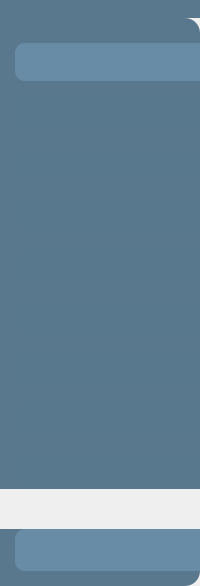
     <widget class="QWidget" name="MenuIconsContainer" native="true">
      <property name="minimumSize">
       <size>
        <width>55</width>
        <height>0</height>
       </size>
      </property>
      <layout class="QVBoxLayout" name="verticalLayout_18">
       <property name="spacing">
        <number>0</number>
       </property>
       <property name="leftMargin">
        <number>0</number>
       </property>
       <property name="topMargin">
        <number>0</number>
       </property>
       <property name="rightMargin">
        <number>0</number>
       </property>
       <property name="bottomMargin">
        <number>0</number>
       </property>
       <item>
        <widget class="QWidget" name="SubMenuIconsContainer" native="true">
         <property name="enabled">
          <bool>true</bool>
         </property>
         <property name="sizePolicy">
          <sizepolicy hsizetype="Preferred" vsizetype="Preferred">
           <horstretch>0</horstretch>
           <verstretch>0</verstretch>
          </sizepolicy>
         </property>
         <property name="minimumSize">
          <size>
           <width>0</width>
           <height>0</height>
          </size>
         </property>
         <property name="autoFillBackground">
          <bool>false</bool>
         </property>
         <property name="styleSheet">
          <string notr="true">QPushButton:checked{
	background-color: #688ca5;
	
}

 #frame_8, #frame_9,#frame_10{
	background-color: #59788E;
}

QWidget{
	border-top-right-radius:15px;
	border-bottom-right-radius:15px;
}

QPushButton, QLabel{
	background-color:rgb(88, 120, 142);
}

QPushButton{
	text-align: left;
	padding: 10px 10px;
	border-top-left-radius:10px;
	border-bottom-left-radius:10px;	
	border-bottom-right-radius:none;	
}

</string>
         </property>
         <layout class="QVBoxLayout" name="verticalLayout_12">
          <property name="spacing">
           <number>0</number>
          </property>
          <property name="leftMargin">
           <number>0</number>
          </property>
          <property name="topMargin">
           <number>0</number>
          </property>
          <property name="rightMargin">
           <number>0</number>
          </property>
          <property name="bottomMargin">
           <number>0</number>
          </property>
          <item>
           <widget class="QFrame" name="frame_8">
            <property name="sizeIncrement">
             <size>
              <width>0</width>
              <height>0</height>
             </size>
            </property>
            <property name="frameShape">
             <enum>QFrame::StyledPanel</enum>
            </property>
            <property name="frameShadow">
             <enum>QFrame::Raised</enum>
            </property>
            <layout class="QHBoxLayout" name="horizontalLayout_9">
             <property name="spacing">
              <number>0</number>
             </property>
             <property name="leftMargin">
              <number>4</number>
             </property>
             <property name="topMargin">
              <number>0</number>
             </property>
             <property name="rightMargin">
              <number>4</number>
             </property>
             <property name="bottomMargin">
              <number>0</number>
             </property>
             <item alignment="Qt::AlignLeft|Qt::AlignVCenter">
              <widget class="QLabel" name="logo_icon">
               <property name="maximumSize">
                <size>
                 <width>65</width>
                 <height>65</height>
                </size>
               </property>
               <property name="font">
                <font>
                 <family>Segoe UI</family>
                 <pointsize>12</pointsize>
                 <weight>75</weight>
                 <bold>true</bold>
                </font>
               </property>
               <property name="text">
                <string/>
               </property>
               <property name="pixmap">
                <pixmap resource="../../SISTEMA VER. 0/assets/resources.qrc">:/white_icons/iconos/hcu.png</pixmap>
               </property>
               <property name="scaledContents">
                <bool>true</bool>
               </property>
              </widget>
             </item>
            </layout>
           </widget>
          </item>
          <item>
           <widget class="QFrame" name="frame_9">
            <property name="sizePolicy">
             <sizepolicy hsizetype="Preferred" vsizetype="Preferred">
              <horstretch>0</horstretch>
              <verstretch>0</verstretch>
             </sizepolicy>
            </property>
            <property name="font">
             <font>
              <pointsize>12</pointsize>
             </font>
            </property>
            <property name="frameShape">
             <enum>QFrame::StyledPanel</enum>
            </property>
            <property name="frameShadow">
             <enum>QFrame::Raised</enum>
            </property>
            <layout class="QVBoxLayout" name="verticalLayout_7">
             <property name="spacing">
              <number>13</number>
             </property>
             <property name="leftMargin">
              <number>15</number>
             </property>
             <property name="topMargin">
              <number>25</number>
             </property>
             <property name="rightMargin">
              <number>0</number>
             </property>
             <property name="bottomMargin">
              <number>0</number>
             </property>
             <item>
              <widget class="QPushButton" name="btn_inicio_icon">
               <property name="font">
                <font>
                 <family>Segoe UI</family>
                 <pointsize>11</pointsize>
                 <weight>50</weight>
                 <bold>false</bold>
                </font>
               </property>
               <property name="toolTip">
                <string>Inicio</string>
               </property>
               <property name="styleSheet">
                <string notr="true"/>
               </property>
               <property name="text">
                <string/>
               </property>
               <property name="icon">
                <iconset resource="../../SISTEMA VER. 0/assets/resources.qrc">
                 <normaloff>:/white_icons/iconos/home.svg</normaloff>:/white_icons/iconos/home.svg</iconset>
               </property>
               <property name="iconSize">
                <size>
                 <width>24</width>
                 <height>24</height>
                </size>
               </property>
               <property name="checkable">
                <bool>true</bool>
               </property>
               <property name="checked">
                <bool>true</bool>
               </property>
               <property name="autoExclusive">
                <bool>true</bool>
               </property>
              </widget>
             </item>
             <item>
              <widget class="QPushButton" name="btn_resol_icon">
               <property name="font">
                <font>
                 <family>Segoe UI</family>
                 <pointsize>11</pointsize>
                 <weight>50</weight>
                 <bold>false</bold>
                </font>
               </property>
               <property name="toolTip">
                <string>Resoluciones</string>
               </property>
               <property name="text">
                <string/>
               </property>
               <property name="icon">
                <iconset resource="../../SISTEMA VER. 0/assets/resources.qrc">
                 <normaloff>:/white_icons/iconos/file-text.svg</normaloff>:/white_icons/iconos/file-text.svg</iconset>
               </property>
               <property name="iconSize">
                <size>
                 <width>24</width>
                 <height>24</height>
                </size>
               </property>
               <property name="checkable">
                <bool>true</bool>
               </property>
               <property name="checked">
                <bool>false</bool>
               </property>
               <property name="autoExclusive">
                <bool>true</bool>
               </property>
              </widget>
             </item>
             <item>
              <widget class="QPushButton" name="btn_regla_icon">
               <property name="font">
                <font>
                 <family>Segoe UI</family>
                 <pointsize>11</pointsize>
                 <weight>50</weight>
                 <bold>false</bold>
                </font>
               </property>
               <property name="toolTip">
                <string>Reglamentos</string>
               </property>
               <property name="styleSheet">
                <string notr="true"/>
               </property>
               <property name="text">
                <string/>
               </property>
               <property name="icon">
                <iconset resource="../../SISTEMA VER. 0/assets/resources.qrc">
                 <normaloff>:/white_icons/iconos/file-text.svg</normaloff>:/white_icons/iconos/file-text.svg</iconset>
               </property>
               <property name="iconSize">
                <size>
                 <width>24</width>
                 <height>24</height>
                </size>
               </property>
               <property name="checkable">
                <bool>true</bool>
               </property>
               <property name="checked">
                <bool>false</bool>
               </property>
               <property name="autoExclusive">
                <bool>true</bool>
               </property>
              </widget>
             </item>
             <item>
              <widget class="QPushButton" name="btn_user_icon">
               <property name="enabled">
                <bool>true</bool>
               </property>
               <property name="font">
                <font>
                 <family>Segoe UI</family>
                 <pointsize>11</pointsize>
                 <weight>50</weight>
                 <bold>false</bold>
                </font>
               </property>
               <property name="toolTip">
                <string>Administrar Usuarios</string>
               </property>
               <property name="text">
                <string/>
               </property>
               <property name="icon">
                <iconset resource="../../SISTEMA VER. 0/assets/resources.qrc">
                 <normaloff>:/white_icons/iconos/users.svg</normaloff>:/white_icons/iconos/users.svg</iconset>
               </property>
               <property name="iconSize">
                <size>
                 <width>24</width>
                 <height>24</height>
                </size>
               </property>
               <property name="checkable">
                <bool>true</bool>
               </property>
               <property name="checked">
                <bool>false</bool>
               </property>
               <property name="autoExclusive">
                <bool>true</bool>
               </property>
              </widget>
             </item>
             <item>
              <widget class="QPushButton" name="btn_rol_icon">
               <property name="enabled">
                <bool>true</bool>
               </property>
               <property name="font">
                <font>
                 <family>Segoe UI</family>
                 <pointsize>11</pointsize>
                 <weight>50</weight>
                 <bold>false</bold>
                </font>
               </property>
               <property name="toolTip">
                <string>Administrar Roles</string>
               </property>
               <property name="autoFillBackground">
                <bool>false</bool>
               </property>
               <property name="text">
                <string/>
               </property>
               <property name="icon">
                <iconset resource="../../SISTEMA VER. 0/assets/resources.qrc">
                 <normaloff>:/white_icons/iconos/book.svg</normaloff>:/white_icons/iconos/book.svg</iconset>
               </property>
               <property name="iconSize">
                <size>
                 <width>24</width>
                 <height>24</height>
                </size>
               </property>
               <property name="checkable">
                <bool>true</bool>
               </property>
               <property name="checked">
                <bool>false</bool>
               </property>
               <property name="autoExclusive">
                <bool>true</bool>
               </property>
              </widget>
             </item>
             <item>
              <widget class="QPushButton" name="btn_bit_icon">
               <property name="enabled">
                <bool>true</bool>
               </property>
               <property name="sizeIncrement">
                <size>
                 <width>0</width>
                 <height>0</height>
                </size>
               </property>
               <property name="baseSize">
                <size>
                 <width>0</width>
                 <height>0</height>
                </size>
               </property>
               <property name="font">
                <font>
                 <family>Segoe UI</family>
                 <pointsize>11</pointsize>
                 <weight>50</weight>
                 <bold>false</bold>
                </font>
               </property>
               <property name="toolTip">
                <string>Administrar Bitácora</string>
               </property>
               <property name="text">
                <string/>
               </property>
               <property name="icon">
                <iconset resource="../../SISTEMA VER. 0/assets/resources.qrc">
                 <normaloff>:/white_icons/iconos/file-search.svg</normaloff>:/white_icons/iconos/file-search.svg</iconset>
               </property>
               <property name="iconSize">
                <size>
                 <width>28</width>
                 <height>28</height>
                </size>
               </property>
               <property name="checkable">
                <bool>true</bool>
               </property>
               <property name="checked">
                <bool>false</bool>
               </property>
               <property name="autoExclusive">
                <bool>true</bool>
               </property>
              </widget>
             </item>
             <item>
              <widget class="QPushButton" name="btn_tp_resol_icon">
               <property name="enabled">
                <bool>true</bool>
               </property>
               <property name="font">
                <font>
                 <family>Segoe UI</family>
                 <pointsize>11</pointsize>
                 <weight>50</weight>
                 <bold>false</bold>
                </font>
               </property>
               <property name="toolTip">
                <string>Administrar el tipo de resolución</string>
               </property>
               <property name="text">
                <string/>
               </property>
               <property name="icon">
                <iconset resource="../../SISTEMA VER. 0/assets/resources.qrc">
                 <normaloff>:/white_icons/iconos/category-svgrepo-com.svg</normaloff>:/white_icons/iconos/category-svgrepo-com.svg</iconset>
               </property>
               <property name="iconSize">
                <size>
                 <width>24</width>
                 <height>24</height>
                </size>
               </property>
               <property name="checkable">
                <bool>true</bool>
               </property>
               <property name="checked">
                <bool>false</bool>
               </property>
               <property name="autoExclusive">
                <bool>true</bool>
               </property>
              </widget>
             </item>
             <item>
              <widget class="QPushButton" name="btn_tp_regla_icon">
               <property name="enabled">
                <bool>true</bool>
               </property>
               <property name="font">
                <font>
                 <family>Segoe UI</family>
                 <pointsize>11</pointsize>
                 <weight>50</weight>
                 <bold>false</bold>
                </font>
               </property>
               <property name="toolTip">
                <string>Administrar el tipo de reglamento</string>
               </property>
               <property name="text">
                <string/>
               </property>
               <property name="icon">
                <iconset resource="../../SISTEMA VER. 0/assets/resources.qrc">
                 <normaloff>:/white_icons/iconos/file-settings.svg</normaloff>:/white_icons/iconos/file-settings.svg</iconset>
               </property>
               <property name="iconSize">
                <size>
                 <width>28</width>
                 <height>28</height>
                </size>
               </property>
               <property name="checkable">
                <bool>true</bool>
               </property>
               <property name="checked">
                <bool>false</bool>
               </property>
               <property name="autoExclusive">
                <bool>true</bool>
               </property>
               <property name="flat">
                <bool>true</bool>
               </property>
              </widget>
             </item>
             <item>
              <widget class="QPushButton" name="btn_reports_icon">
               <property name="font">
                <font>
                 <family>Segoe UI</family>
                 <pointsize>11</pointsize>
                 <weight>50</weight>
                 <bold>false</bold>
                </font>
               </property>
               <property name="toolTip">
                <string>Generar reporte por fecha</string>
               </property>
               <property name="styleSheet">
                <string notr="true"/>
               </property>
               <property name="text">
                <string/>
               </property>
               <property name="icon">
                <iconset resource="../../SISTEMA VER. 0/assets/resources.qrc">
                 <normaloff>:/white_icons/iconos/printer.svg</normaloff>:/white_icons/iconos/printer.svg</iconset>
               </property>
               <property name="iconSize">
                <size>
                 <width>24</width>
                 <height>24</height>
                </size>
               </property>
               <property name="checkable">
                <bool>true</bool>
               </property>
               <property name="checked">
                <bool>false</bool>
               </property>
               <property name="autoExclusive">
                <bool>true</bool>
               </property>
               <property name="flat">
                <bool>true</bool>
               </property>
              </widget>
             </item>
            </layout>
           </widget>
          </item>
          <item>
           <spacer name="verticalSpacer_icon">
            <property name="orientation">
             <enum>Qt::Vertical</enum>
            </property>
            <property name="sizeHint" stdset="0">
             <size>
              <width>20</width>
              <height>40</height>
             </size>
            </property>
           </spacer>
          </item>
          <item>
           <widget class="QFrame" name="frame_10">
            <property name="font">
             <font>
              <pointsize>11</pointsize>
             </font>
            </property>
            <property name="frameShape">
             <enum>QFrame::StyledPanel</enum>
            </property>
            <property name="frameShadow">
             <enum>QFrame::Raised</enum>
            </property>
            <layout class="QVBoxLayout" name="verticalLayout_17">
             <property name="spacing">
              <number>0</number>
             </property>
             <property name="leftMargin">
              <number>15</number>
             </property>
             <property name="topMargin">
              <number>0</number>
             </property>
             <property name="rightMargin">
              <number>0</number>
             </property>
             <property name="bottomMargin">
              <number>15</number>
             </property>
             <item>
              <widget class="QPushButton" name="btnt_icon_salir">
               <property name="font">
                <font>
                 <family>Century Gothic</family>
                 <pointsize>11</pointsize>
                 <weight>50</weight>
                 <bold>false</bold>
                </font>
               </property>
               <property name="toolTip">
                <string>Salir del sistema</string>
               </property>
               <property name="text">
                <string/>
               </property>
               <property name="icon">
                <iconset resource="../../SISTEMA VER. 0/assets/resources.qrc">
                 <normaloff>:/white_icons/iconos/log-out.svg</normaloff>:/white_icons/iconos/log-out.svg</iconset>
               </property>
               <property name="iconSize">
                <size>
                 <width>24</width>
                 <height>24</height>
                </size>
               </property>
               <property name="checkable">
                <bool>true</bool>
               </property>
               <property name="checked">
                <bool>true</bool>
               </property>
               <property name="autoExclusive">
                <bool>true</bool>
               </property>
              </widget>
             </item>
            </layout>
           </widget>
          </item>
         </layout>
        </widget>
       </item>
      </layout>
     </widget>
